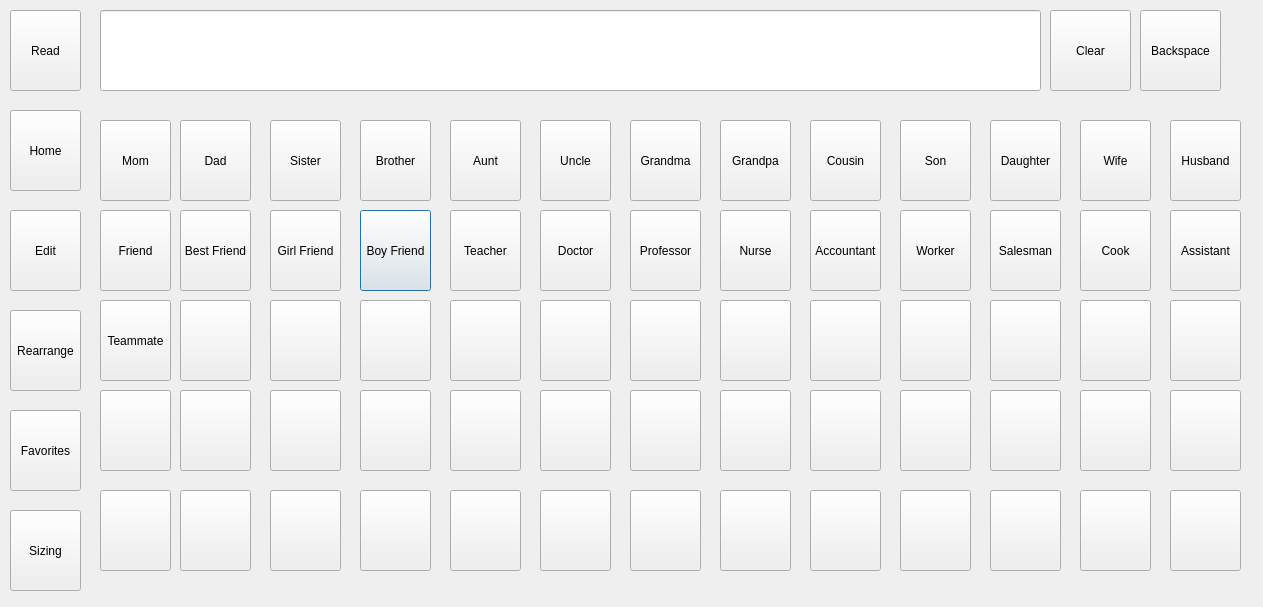
<?xml version="1.0" encoding="UTF-8"?>
<ui version="4.0">
 <class>people</class>
 <widget class="QDialog" name="people">
  <property name="geometry">
   <rect>
    <x>0</x>
    <y>0</y>
    <width>1263</width>
    <height>607</height>
   </rect>
  </property>
  <property name="windowTitle">
   <string>Dialog</string>
  </property>
  <widget class="QPushButton" name="boyfriendButton">
   <property name="geometry">
    <rect>
     <x>360</x>
     <y>210</y>
     <width>71</width>
     <height>81</height>
    </rect>
   </property>
   <property name="text">
    <string>Boy Friend</string>
   </property>
  </widget>
  <widget class="QPushButton" name="pushButton_48">
   <property name="geometry">
    <rect>
     <x>540</x>
     <y>390</y>
     <width>71</width>
     <height>81</height>
    </rect>
   </property>
   <property name="text">
    <string/>
   </property>
  </widget>
  <widget class="QPushButton" name="uncleButton">
   <property name="geometry">
    <rect>
     <x>540</x>
     <y>120</y>
     <width>71</width>
     <height>81</height>
    </rect>
   </property>
   <property name="text">
    <string>Uncle</string>
   </property>
  </widget>
  <widget class="QPushButton" name="pushButton_60">
   <property name="geometry">
    <rect>
     <x>270</x>
     <y>490</y>
     <width>71</width>
     <height>81</height>
    </rect>
   </property>
   <property name="text">
    <string/>
   </property>
  </widget>
  <widget class="QPushButton" name="pushButton_39">
   <property name="geometry">
    <rect>
     <x>270</x>
     <y>390</y>
     <width>71</width>
     <height>81</height>
    </rect>
   </property>
   <property name="text">
    <string/>
   </property>
  </widget>
  <widget class="QPushButton" name="dadButton">
   <property name="geometry">
    <rect>
     <x>180</x>
     <y>120</y>
     <width>71</width>
     <height>81</height>
    </rect>
   </property>
   <property name="text">
    <string>Dad</string>
   </property>
  </widget>
  <widget class="QLineEdit" name="lineEdit">
   <property name="geometry">
    <rect>
     <x>100</x>
     <y>10</y>
     <width>941</width>
     <height>81</height>
    </rect>
   </property>
  </widget>
  <widget class="QPushButton" name="pushButton_58">
   <property name="geometry">
    <rect>
     <x>630</x>
     <y>490</y>
     <width>71</width>
     <height>81</height>
    </rect>
   </property>
   <property name="text">
    <string/>
   </property>
  </widget>
  <widget class="QPushButton" name="momButton">
   <property name="geometry">
    <rect>
     <x>100</x>
     <y>120</y>
     <width>71</width>
     <height>81</height>
    </rect>
   </property>
   <property name="text">
    <string>Mom</string>
   </property>
  </widget>
  <widget class="QPushButton" name="professorButton">
   <property name="geometry">
    <rect>
     <x>630</x>
     <y>210</y>
     <width>71</width>
     <height>81</height>
    </rect>
   </property>
   <property name="text">
    <string>Professor</string>
   </property>
  </widget>
  <widget class="QPushButton" name="pushButton_46">
   <property name="geometry">
    <rect>
     <x>100</x>
     <y>390</y>
     <width>71</width>
     <height>81</height>
    </rect>
   </property>
   <property name="text">
    <string/>
   </property>
  </widget>
  <widget class="QPushButton" name="pushButton_57">
   <property name="geometry">
    <rect>
     <x>180</x>
     <y>490</y>
     <width>71</width>
     <height>81</height>
    </rect>
   </property>
   <property name="text">
    <string/>
   </property>
  </widget>
  <widget class="QPushButton" name="sonButton">
   <property name="geometry">
    <rect>
     <x>900</x>
     <y>120</y>
     <width>71</width>
     <height>81</height>
    </rect>
   </property>
   <property name="text">
    <string>Son</string>
   </property>
  </widget>
  <widget class="QPushButton" name="teacherButton">
   <property name="geometry">
    <rect>
     <x>450</x>
     <y>210</y>
     <width>71</width>
     <height>81</height>
    </rect>
   </property>
   <property name="text">
    <string>Teacher</string>
   </property>
  </widget>
  <widget class="QPushButton" name="auntButton">
   <property name="geometry">
    <rect>
     <x>450</x>
     <y>120</y>
     <width>71</width>
     <height>81</height>
    </rect>
   </property>
   <property name="text">
    <string>Aunt</string>
   </property>
  </widget>
  <widget class="QPushButton" name="pushButton_70">
   <property name="geometry">
    <rect>
     <x>1170</x>
     <y>390</y>
     <width>71</width>
     <height>81</height>
    </rect>
   </property>
   <property name="text">
    <string/>
   </property>
  </widget>
  <widget class="QPushButton" name="pushButton_51">
   <property name="geometry">
    <rect>
     <x>450</x>
     <y>300</y>
     <width>71</width>
     <height>81</height>
    </rect>
   </property>
   <property name="text">
    <string/>
   </property>
  </widget>
  <widget class="QPushButton" name="doctorButton">
   <property name="geometry">
    <rect>
     <x>540</x>
     <y>210</y>
     <width>71</width>
     <height>81</height>
    </rect>
   </property>
   <property name="text">
    <string>Doctor</string>
   </property>
  </widget>
  <widget class="QPushButton" name="pushButton_35">
   <property name="geometry">
    <rect>
     <x>360</x>
     <y>390</y>
     <width>71</width>
     <height>81</height>
    </rect>
   </property>
   <property name="text">
    <string/>
   </property>
  </widget>
  <widget class="QPushButton" name="pushButton_50">
   <property name="geometry">
    <rect>
     <x>180</x>
     <y>300</y>
     <width>71</width>
     <height>81</height>
    </rect>
   </property>
   <property name="text">
    <string/>
   </property>
  </widget>
  <widget class="QPushButton" name="pushButton_52">
   <property name="geometry">
    <rect>
     <x>720</x>
     <y>390</y>
     <width>71</width>
     <height>81</height>
    </rect>
   </property>
   <property name="text">
    <string/>
   </property>
  </widget>
  <widget class="QPushButton" name="pushButton_65">
   <property name="geometry">
    <rect>
     <x>810</x>
     <y>490</y>
     <width>71</width>
     <height>81</height>
    </rect>
   </property>
   <property name="text">
    <string/>
   </property>
  </widget>
  <widget class="QPushButton" name="friendButton">
   <property name="geometry">
    <rect>
     <x>100</x>
     <y>210</y>
     <width>71</width>
     <height>81</height>
    </rect>
   </property>
   <property name="text">
    <string>Friend</string>
   </property>
  </widget>
  <widget class="QPushButton" name="favorite_fromLocations">
   <property name="geometry">
    <rect>
     <x>10</x>
     <y>410</y>
     <width>71</width>
     <height>81</height>
    </rect>
   </property>
   <property name="text">
    <string>Favorites</string>
   </property>
  </widget>
  <widget class="QPushButton" name="pushButton_67">
   <property name="geometry">
    <rect>
     <x>1080</x>
     <y>490</y>
     <width>71</width>
     <height>81</height>
    </rect>
   </property>
   <property name="text">
    <string/>
   </property>
  </widget>
  <widget class="QPushButton" name="pushButton_66">
   <property name="geometry">
    <rect>
     <x>450</x>
     <y>490</y>
     <width>71</width>
     <height>81</height>
    </rect>
   </property>
   <property name="text">
    <string/>
   </property>
  </widget>
  <widget class="QPushButton" name="pushButton_45">
   <property name="geometry">
    <rect>
     <x>360</x>
     <y>300</y>
     <width>71</width>
     <height>81</height>
    </rect>
   </property>
   <property name="text">
    <string/>
   </property>
  </widget>
  <widget class="QPushButton" name="pushButton_64">
   <property name="geometry">
    <rect>
     <x>720</x>
     <y>490</y>
     <width>71</width>
     <height>81</height>
    </rect>
   </property>
   <property name="text">
    <string/>
   </property>
  </widget>
  <widget class="QPushButton" name="pushButton_49">
   <property name="geometry">
    <rect>
     <x>1080</x>
     <y>300</y>
     <width>71</width>
     <height>81</height>
    </rect>
   </property>
   <property name="text">
    <string/>
   </property>
  </widget>
  <widget class="QPushButton" name="salesmanButton">
   <property name="geometry">
    <rect>
     <x>990</x>
     <y>210</y>
     <width>71</width>
     <height>81</height>
    </rect>
   </property>
   <property name="text">
    <string>Salesman</string>
   </property>
  </widget>
  <widget class="QPushButton" name="read_fromLocations">
   <property name="geometry">
    <rect>
     <x>10</x>
     <y>10</y>
     <width>71</width>
     <height>81</height>
    </rect>
   </property>
   <property name="text">
    <string>Read</string>
   </property>
  </widget>
  <widget class="QPushButton" name="pushButton_41">
   <property name="geometry">
    <rect>
     <x>1080</x>
     <y>390</y>
     <width>71</width>
     <height>81</height>
    </rect>
   </property>
   <property name="text">
    <string/>
   </property>
  </widget>
  <widget class="QPushButton" name="pushButton_69">
   <property name="geometry">
    <rect>
     <x>1170</x>
     <y>490</y>
     <width>71</width>
     <height>81</height>
    </rect>
   </property>
   <property name="text">
    <string/>
   </property>
  </widget>
  <widget class="QPushButton" name="cookButton">
   <property name="geometry">
    <rect>
     <x>1080</x>
     <y>210</y>
     <width>71</width>
     <height>81</height>
    </rect>
   </property>
   <property name="text">
    <string>Cook</string>
   </property>
  </widget>
  <widget class="QPushButton" name="pushButton_59">
   <property name="geometry">
    <rect>
     <x>900</x>
     <y>490</y>
     <width>71</width>
     <height>81</height>
    </rect>
   </property>
   <property name="text">
    <string/>
   </property>
  </widget>
  <widget class="QPushButton" name="pushButton_53">
   <property name="geometry">
    <rect>
     <x>630</x>
     <y>390</y>
     <width>71</width>
     <height>81</height>
    </rect>
   </property>
   <property name="text">
    <string/>
   </property>
  </widget>
  <widget class="QPushButton" name="pushButton_43">
   <property name="geometry">
    <rect>
     <x>540</x>
     <y>300</y>
     <width>71</width>
     <height>81</height>
    </rect>
   </property>
   <property name="text">
    <string/>
   </property>
  </widget>
  <widget class="QPushButton" name="rearrange_fromLocations">
   <property name="geometry">
    <rect>
     <x>10</x>
     <y>310</y>
     <width>71</width>
     <height>81</height>
    </rect>
   </property>
   <property name="text">
    <string>Rearrange</string>
   </property>
  </widget>
  <widget class="QPushButton" name="home_fromLocations">
   <property name="geometry">
    <rect>
     <x>10</x>
     <y>110</y>
     <width>71</width>
     <height>81</height>
    </rect>
   </property>
   <property name="text">
    <string>Home</string>
   </property>
  </widget>
  <widget class="QPushButton" name="pushButton_33">
   <property name="geometry">
    <rect>
     <x>630</x>
     <y>300</y>
     <width>71</width>
     <height>81</height>
    </rect>
   </property>
   <property name="text">
    <string/>
   </property>
  </widget>
  <widget class="QPushButton" name="husbandButton">
   <property name="geometry">
    <rect>
     <x>1170</x>
     <y>120</y>
     <width>71</width>
     <height>81</height>
    </rect>
   </property>
   <property name="text">
    <string>Husband</string>
   </property>
  </widget>
  <widget class="QPushButton" name="size_fromLocations">
   <property name="geometry">
    <rect>
     <x>10</x>
     <y>510</y>
     <width>71</width>
     <height>81</height>
    </rect>
   </property>
   <property name="text">
    <string>Sizing</string>
   </property>
  </widget>
  <widget class="QPushButton" name="pushButton_56">
   <property name="geometry">
    <rect>
     <x>990</x>
     <y>490</y>
     <width>71</width>
     <height>81</height>
    </rect>
   </property>
   <property name="text">
    <string/>
   </property>
  </widget>
  <widget class="QPushButton" name="pushButton_32">
   <property name="geometry">
    <rect>
     <x>900</x>
     <y>390</y>
     <width>71</width>
     <height>81</height>
    </rect>
   </property>
   <property name="text">
    <string/>
   </property>
  </widget>
  <widget class="QPushButton" name="bestfriendButton">
   <property name="geometry">
    <rect>
     <x>180</x>
     <y>210</y>
     <width>71</width>
     <height>81</height>
    </rect>
   </property>
   <property name="text">
    <string>Best Friend</string>
   </property>
  </widget>
  <widget class="QPushButton" name="cousinButton">
   <property name="geometry">
    <rect>
     <x>810</x>
     <y>120</y>
     <width>71</width>
     <height>81</height>
    </rect>
   </property>
   <property name="text">
    <string>Cousin</string>
   </property>
  </widget>
  <widget class="QPushButton" name="assistantButton">
   <property name="geometry">
    <rect>
     <x>1170</x>
     <y>210</y>
     <width>71</width>
     <height>81</height>
    </rect>
   </property>
   <property name="text">
    <string>Assistant</string>
   </property>
  </widget>
  <widget class="QPushButton" name="pushButton_44">
   <property name="geometry">
    <rect>
     <x>990</x>
     <y>390</y>
     <width>71</width>
     <height>81</height>
    </rect>
   </property>
   <property name="text">
    <string/>
   </property>
  </widget>
  <widget class="QPushButton" name="grandmaButton">
   <property name="geometry">
    <rect>
     <x>630</x>
     <y>120</y>
     <width>71</width>
     <height>81</height>
    </rect>
   </property>
   <property name="text">
    <string>Grandma</string>
   </property>
  </widget>
  <widget class="QPushButton" name="brotherButton">
   <property name="geometry">
    <rect>
     <x>360</x>
     <y>120</y>
     <width>71</width>
     <height>81</height>
    </rect>
   </property>
   <property name="text">
    <string>Brother</string>
   </property>
  </widget>
  <widget class="QPushButton" name="pushButton_42">
   <property name="geometry">
    <rect>
     <x>810</x>
     <y>300</y>
     <width>71</width>
     <height>81</height>
    </rect>
   </property>
   <property name="text">
    <string/>
   </property>
  </widget>
  <widget class="QPushButton" name="workerButton">
   <property name="geometry">
    <rect>
     <x>900</x>
     <y>210</y>
     <width>71</width>
     <height>81</height>
    </rect>
   </property>
   <property name="text">
    <string>Worker</string>
   </property>
  </widget>
  <widget class="QPushButton" name="nurseButton">
   <property name="geometry">
    <rect>
     <x>720</x>
     <y>210</y>
     <width>71</width>
     <height>81</height>
    </rect>
   </property>
   <property name="text">
    <string>Nurse</string>
   </property>
  </widget>
  <widget class="QPushButton" name="teammateButton">
   <property name="geometry">
    <rect>
     <x>100</x>
     <y>300</y>
     <width>71</width>
     <height>81</height>
    </rect>
   </property>
   <property name="text">
    <string>Teammate</string>
   </property>
  </widget>
  <widget class="QPushButton" name="wifeButton">
   <property name="geometry">
    <rect>
     <x>1080</x>
     <y>120</y>
     <width>71</width>
     <height>81</height>
    </rect>
   </property>
   <property name="text">
    <string>Wife</string>
   </property>
  </widget>
  <widget class="QPushButton" name="pushButton_63">
   <property name="geometry">
    <rect>
     <x>360</x>
     <y>490</y>
     <width>71</width>
     <height>81</height>
    </rect>
   </property>
   <property name="text">
    <string/>
   </property>
  </widget>
  <widget class="QPushButton" name="daughterButton">
   <property name="geometry">
    <rect>
     <x>990</x>
     <y>120</y>
     <width>71</width>
     <height>81</height>
    </rect>
   </property>
   <property name="text">
    <string>Daughter</string>
   </property>
  </widget>
  <widget class="QPushButton" name="backspace_fromLocations">
   <property name="geometry">
    <rect>
     <x>1140</x>
     <y>10</y>
     <width>81</width>
     <height>81</height>
    </rect>
   </property>
   <property name="text">
    <string>Backspace</string>
   </property>
  </widget>
  <widget class="QPushButton" name="pushButton_47">
   <property name="geometry">
    <rect>
     <x>180</x>
     <y>390</y>
     <width>71</width>
     <height>81</height>
    </rect>
   </property>
   <property name="text">
    <string/>
   </property>
  </widget>
  <widget class="QPushButton" name="pushButton_61">
   <property name="geometry">
    <rect>
     <x>540</x>
     <y>490</y>
     <width>71</width>
     <height>81</height>
    </rect>
   </property>
   <property name="text">
    <string/>
   </property>
  </widget>
  <widget class="QPushButton" name="pushButton_38">
   <property name="geometry">
    <rect>
     <x>990</x>
     <y>300</y>
     <width>71</width>
     <height>81</height>
    </rect>
   </property>
   <property name="text">
    <string/>
   </property>
  </widget>
  <widget class="QPushButton" name="girlfriendButton">
   <property name="geometry">
    <rect>
     <x>270</x>
     <y>210</y>
     <width>71</width>
     <height>81</height>
    </rect>
   </property>
   <property name="text">
    <string>Girl Friend</string>
   </property>
  </widget>
  <widget class="QPushButton" name="clear_fromLocations">
   <property name="geometry">
    <rect>
     <x>1050</x>
     <y>10</y>
     <width>81</width>
     <height>81</height>
    </rect>
   </property>
   <property name="text">
    <string>Clear</string>
   </property>
  </widget>
  <widget class="QPushButton" name="pushButton_62">
   <property name="geometry">
    <rect>
     <x>100</x>
     <y>490</y>
     <width>71</width>
     <height>81</height>
    </rect>
   </property>
   <property name="text">
    <string/>
   </property>
  </widget>
  <widget class="QPushButton" name="pushButton_71">
   <property name="geometry">
    <rect>
     <x>1170</x>
     <y>300</y>
     <width>71</width>
     <height>81</height>
    </rect>
   </property>
   <property name="text">
    <string/>
   </property>
  </widget>
  <widget class="QPushButton" name="sisterButton">
   <property name="geometry">
    <rect>
     <x>270</x>
     <y>120</y>
     <width>71</width>
     <height>81</height>
    </rect>
   </property>
   <property name="text">
    <string>Sister</string>
   </property>
  </widget>
  <widget class="QPushButton" name="pushButton_36">
   <property name="geometry">
    <rect>
     <x>720</x>
     <y>300</y>
     <width>71</width>
     <height>81</height>
    </rect>
   </property>
   <property name="text">
    <string/>
   </property>
  </widget>
  <widget class="QPushButton" name="grandpaButton">
   <property name="geometry">
    <rect>
     <x>720</x>
     <y>120</y>
     <width>71</width>
     <height>81</height>
    </rect>
   </property>
   <property name="text">
    <string>Grandpa</string>
   </property>
  </widget>
  <widget class="QPushButton" name="pushButton_55">
   <property name="geometry">
    <rect>
     <x>450</x>
     <y>390</y>
     <width>71</width>
     <height>81</height>
    </rect>
   </property>
   <property name="text">
    <string/>
   </property>
  </widget>
  <widget class="QPushButton" name="pushButton_54">
   <property name="geometry">
    <rect>
     <x>900</x>
     <y>300</y>
     <width>71</width>
     <height>81</height>
    </rect>
   </property>
   <property name="text">
    <string/>
   </property>
  </widget>
  <widget class="QPushButton" name="accountantButton">
   <property name="geometry">
    <rect>
     <x>810</x>
     <y>210</y>
     <width>71</width>
     <height>81</height>
    </rect>
   </property>
   <property name="text">
    <string>Accountant</string>
   </property>
  </widget>
  <widget class="QPushButton" name="pushButton_34">
   <property name="geometry">
    <rect>
     <x>810</x>
     <y>390</y>
     <width>71</width>
     <height>81</height>
    </rect>
   </property>
   <property name="text">
    <string/>
   </property>
  </widget>
  <widget class="QPushButton" name="pushButton_40">
   <property name="geometry">
    <rect>
     <x>270</x>
     <y>300</y>
     <width>71</width>
     <height>81</height>
    </rect>
   </property>
   <property name="text">
    <string/>
   </property>
  </widget>
  <widget class="QPushButton" name="edit_fromLocations">
   <property name="geometry">
    <rect>
     <x>10</x>
     <y>210</y>
     <width>71</width>
     <height>81</height>
    </rect>
   </property>
   <property name="text">
    <string>Edit</string>
   </property>
  </widget>
 </widget>
 <resources/>
 <connections/>
</ui>
